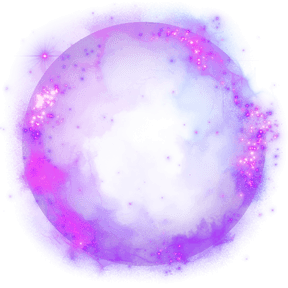
#> input picture assets/decorations/deco1/frame_00.png, 288 x 288 px, found by its file name
$ python build_atlas.py deco1/frame_00.png
#> lines starting #> are read from the running program, lines starting #| are printed output that depends on the picture
#!/usr/bin/env python3
"""Build a 6x10 sprite atlas at 96x96 per cell from 60 source frames.
Source frames are 288x288 RGBA; downscaled 3x with LANCZOS, then
palette-quantized (FASTOCTREE — единственный метод, поддерживающий
RGBA-вход) до ~240KB. Usage: python build_atlas.py <deco-dir>."""
import sys, os
from PIL import Image

FRAMES, COLS, ROWS, CELL = 60, 6, 10, 96

def build(deco_dir):
#> called with deco_dir = 'deco1/frame_00.png'
    atlas = Image.new("RGBA", (COLS * CELL, ROWS * CELL), (0, 0, 0, 0))
#> atlas: PIL image 576x960 RGBA; every value is 0
    for i in range(FRAMES):
        src = Image.open(os.path.join(deco_dir, f"frame_{i:02d}.png")).convert("RGBA")
#> src is the input picture: PIL image 288x288 RGBA; mean R, G, B, A 106.2, 50.2, 193.5, 64.9
        src = src.resize((CELL, CELL), Image.LANCZOS)
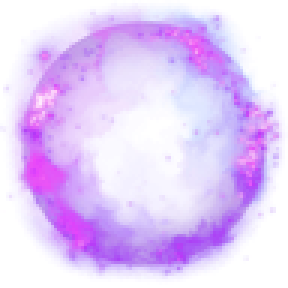
#> src: PIL image 96x96 RGBA (shown 3 times larger); mean R, G, B, A 109, 50, 198.2, 64.9; transparent parts drawn white
        col, row = i % COLS, i // COLS
        atlas.paste(src, (col * CELL, row * CELL), src)
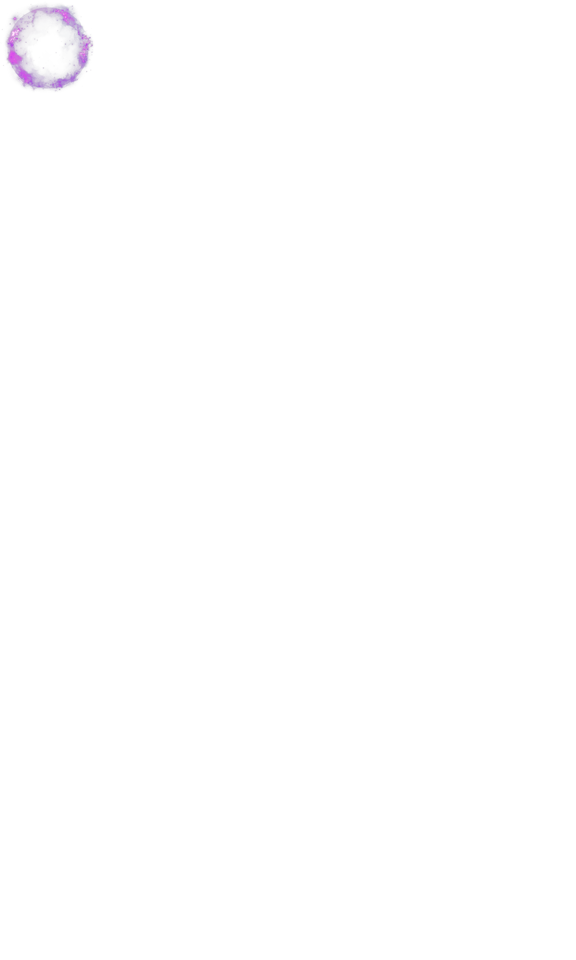
#> atlas: PIL image 576x960 RGBA; mean R, G, B, A 0.7, 0.3, 1, 0.6; transparent parts drawn white
#> pass 2 of the loop in build, `for i in range(FRAMES):`:
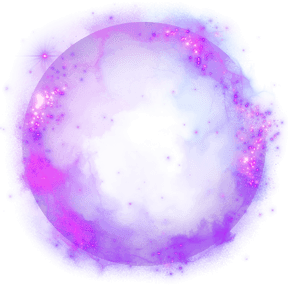
#> input picture assets/decorations/deco1/frame_01.png, 288 x 288 px, found by its file name
#> in build, src is the input picture: PIL image 288x288 RGBA; mean R, G, B, A 103.4, 48.8, 190.2, 62.8
#> in build, `src = src.resize((CELL, CELL), Image.LANCZOS)`:
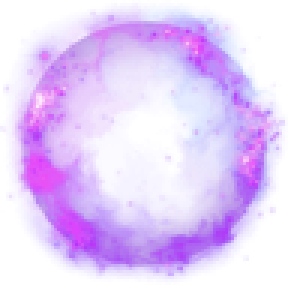
#> src: PIL image 96x96 RGBA (shown 3 times larger); mean R, G, B, A 106.4, 48.7, 195, 62.8; transparent parts drawn white
#> in build, `atlas.paste(src, (col * CELL, row * CELL), src)`:
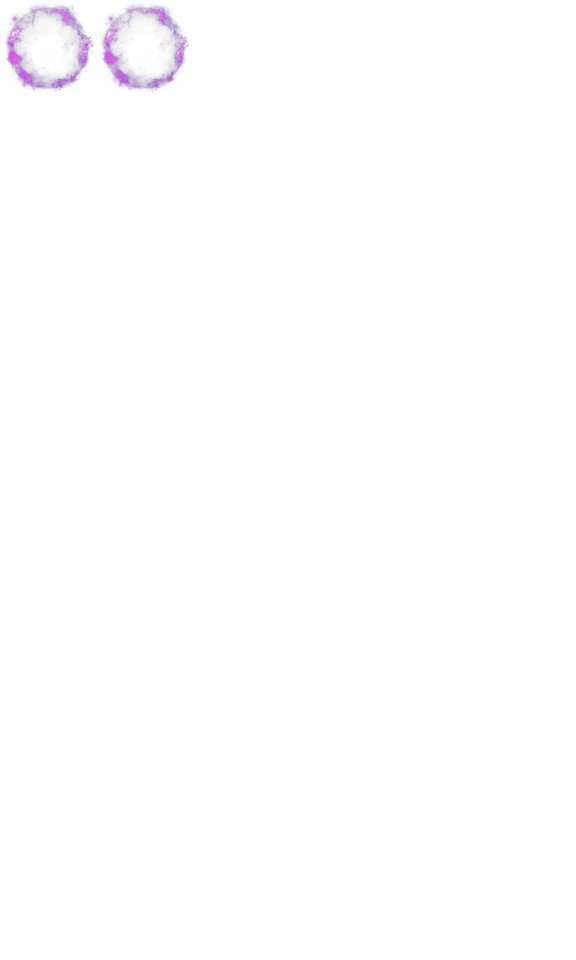
#> atlas: PIL image 576x960 RGBA; mean R, G, B, A 1.3, 0.5, 2, 1.1; transparent parts drawn white
    out = atlas.quantize(colors=255, method=Image.Quantize.FASTOCTREE).convert("RGBA")
    out.save(os.path.join(deco_dir, "atlas.png"), optimize=True)
    size = os.path.getsize(os.path.join(deco_dir, "atlas.png"))
    print(f"atlas: {COLS*CELL}x{ROWS*CELL} {size} bytes")

if __name__ == "__main__":
#> (the run stopped early here; a loop or call above may not have finished)
